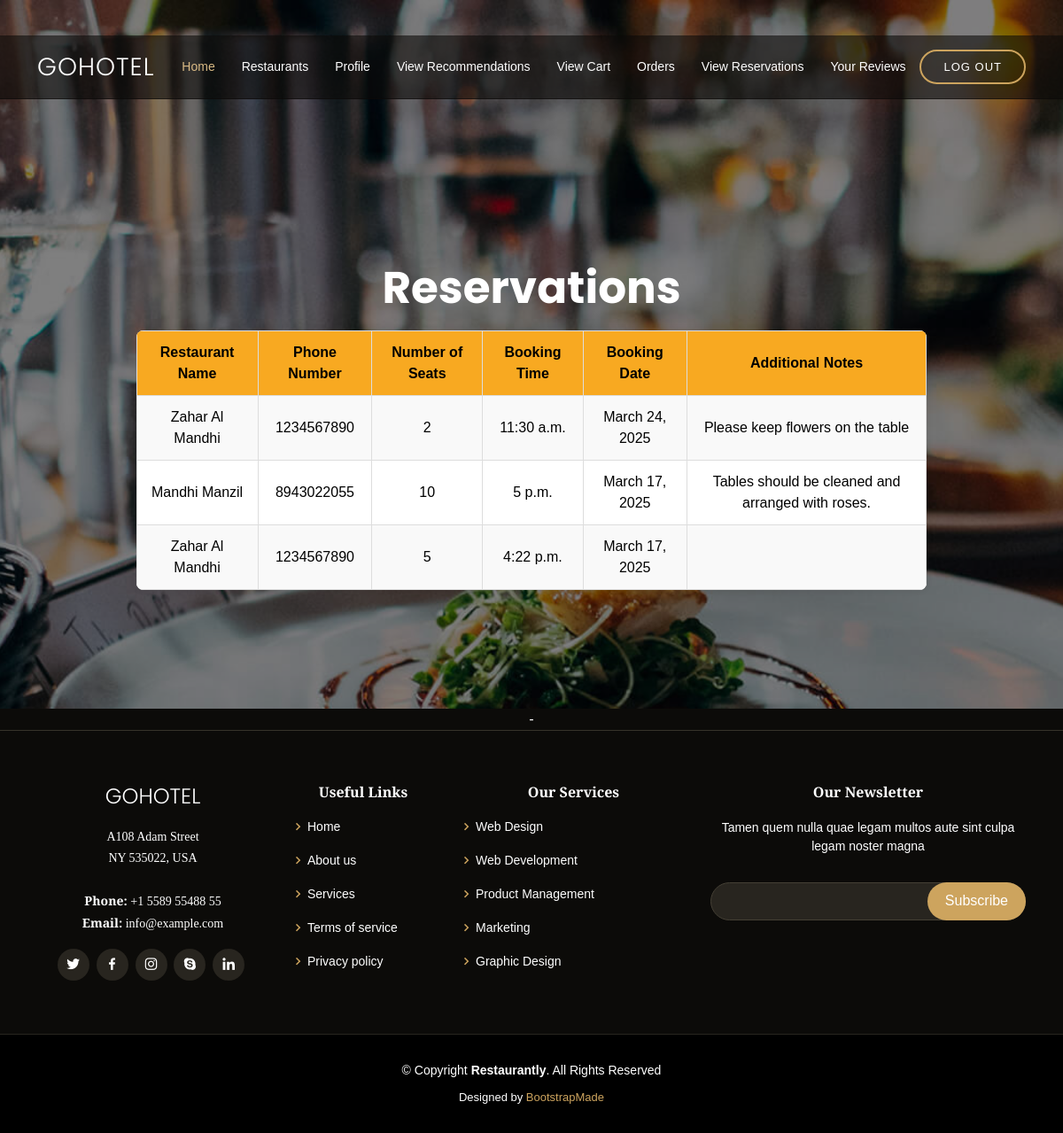
Page /user_reservation_view (signed in) on the committed database.
### RestaurantApp/models.py (models this page shows, shortened)
class Table(models.Model):
    user_id=models.ForeignKey('Users',on_delete=models.CASCADE)
    restaurant_id=models.ForeignKey('Restaurants',on_delete=models.CASCADE)
    number_of_people=models.IntegerField()
    rdate=models.DateField()
    rtime=models.TimeField()
    notes=models.TextField()

class Restaurants(models.Model):
    category = models.CharField(max_length=100)
    name = models.CharField(max_length=100)
    image = models.FileField(upload_to='image/')
    address = models.CharField(max_length=500)
    district = models.CharField(max_length=50)
    city = models.CharField(max_length=100)
    contact = models.CharField(max_length=100)
    about=models.TextField(null=True)
    approval_status = models.IntegerField(default=0)
    login_id = models.ForeignKey('Login', on_delete=models.CASCADE)
    have_certificate = models.IntegerField(default=0)  # No choices here
    fssai_nunmber = models.CharField(null=True, max_length=10)
    department_approved=models.IntegerField(null=False,default=0)#0-not approved and 1- approved

### RestaurantApp/views.py (the view)
# urls.py: path('user_reservation_view',views.user_reservation_view,name='user_reservation_view'),
def user_reservation_view(request):
    user_id=request.session.get('user_id')
    if not user_id:
        return redirect('index')
    user=get_object_or_404(Users,login_id=user_id)
    reservations=Table.objects.filter(user_id=user).order_by('-rdate', '-rtime')
    print(reservations)
    return render(request,'user_reservation_view.html',{'details':reservations})

### RestaurantApp/templates/user_reservation_view.html (shortened to what this page needs)
{% extends 'user_header.html' %}
{% block content %}
<head>
</head>
<body>
    <h1 style="color: white;font-size: 50px;text-align: center;">Reservations</h1>
    <table>
        <tr>
            <th>Restaurant Name</th>
            <th>Phone Number</th>
            <th>Number of Seats</th>
            <th>Booking Time</th>
            <th>Booking Date</th>
            <th>Additional Notes</th>
        </tr>
        {% for a in details %}
        <tr>
            <td>{{a.restaurant_id.name}}</td>
            <td>{{a.restaurant_id.contact}}</td>
            <td>{{a.number_of_people}}</td>
            <td>{{a.rtime}}</td>
            <td>{{a.rdate}}</td>
            <td>{{a.notes}}</td>
        </tr>
        {% endfor %}
    </table>
</body>
{% endblock %}

### RestaurantApp/static/users/assets/css/style.css (style rules this page uses)
body { font-family: "Open Sans", sans-serif; background: #0c0b09; color: #fff; }
h1, h2, h3, h4, h5, h6 { font-family: "Playfair Display", serif; }
#hero h1 { margin: 0; font-size: 48px; font-weight: 700; line-height: 56px; color: #fff; font-family: "Poppins", sans-serif; }

### RestaurantApp/templates/user_reservation_view.html (style rules this page uses)
body { font-family: Arial, sans-serif; margin: 0; padding: 0px; text-align: center; }
table { width: 80%; margin: 20px auto; border-collapse: collapse; background-color: white; box-shadow: 0 0 10px rgba(0, 0, 0, 0.1); border-radius: 8px; overflow: hidden; }
th, td { padding: 12px; border: 1px solid #ddd; text-align: center; color: black ; }
th { background-color: #f8a921; color: rgb(0, 0, 0); font-weight: bold; }
tr:nth-child(even) { background-color: #f9f9f9; }

### rows in the picture
Table: restaurant_id.name "Zahar Al Mandhi", restaurant_id.contact "1234567890", number_of_people "2", rtime "11:30 a.m.", rdate "March 24, 2025", notes "Please keep flowers on the table"
Table: restaurant_id.name "Mandhi Manzil", restaurant_id.contact "8943022055", number_of_people "10", rtime "5 p.m.", rdate "March 17, 2025", notes "Tables should be cleaned and arranged with roses."
Table: restaurant_id.name "Zahar Al Mandhi", restaurant_id.contact "1234567890", number_of_people "5", rtime "4:22 p.m.", rdate "March 17, 2025"
